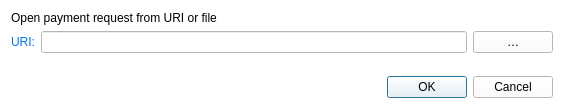
<?xml version="1.0" encoding="UTF-8"?>
<ui version="4.0">
 <class>OpenURIDialog</class>
 <widget class="QDialog" name="OpenURIDialog">
  <property name="geometry">
   <rect>
    <x>0</x>
    <y>0</y>
    <width>564</width>
    <height>109</height>
   </rect>
  </property>
  <property name="windowTitle">
   <string>Open URI</string>
  </property>
  <property name="styleSheet">
   <string notr="true">background-color: rgb(255, 255, 255);</string>
  </property>
  <layout class="QVBoxLayout" name="verticalLayout">
   <item>
    <widget class="QLabel" name="label_2">
     <property name="text">
      <string>Open payment request from URI or file</string>
     </property>
    </widget>
   </item>
   <item>
    <layout class="QHBoxLayout" name="horizontalLayout">
     <item>
      <widget class="QLabel" name="label">
       <property name="styleSheet">
        <string notr="true">color: rgb(0, 115, 255);</string>
       </property>
       <property name="text">
        <string>URI:</string>
       </property>
      </widget>
     </item>
     <item>
      <widget class="QValidatedLineEdit" name="uriEdit"/>
     </item>
     <item>
      <widget class="QPushButton" name="selectFileButton">
       <property name="toolTip">
        <string>Select payment request file</string>
       </property>
       <property name="text">
        <string notr="true">…</string>
       </property>
       <property name="autoDefault">
        <bool>false</bool>
       </property>
      </widget>
     </item>
    </layout>
   </item>
   <item>
    <spacer name="verticalSpacer">
     <property name="orientation">
      <enum>Qt::Vertical</enum>
     </property>
     <property name="sizeHint" stdset="0">
      <size>
       <width>20</width>
       <height>40</height>
      </size>
     </property>
    </spacer>
   </item>
   <item>
    <widget class="QDialogButtonBox" name="buttonBox">
     <property name="orientation">
      <enum>Qt::Horizontal</enum>
     </property>
     <property name="standardButtons">
      <set>QDialogButtonBox::Cancel|QDialogButtonBox::Ok</set>
     </property>
    </widget>
   </item>
  </layout>
 </widget>
 <customwidgets>
  <customwidget>
   <class>QValidatedLineEdit</class>
   <extends>QLineEdit</extends>
   <header>qvalidatedlineedit.h</header>
  </customwidget>
 </customwidgets>
 <resources/>
 <connections>
  <connection>
   <sender>buttonBox</sender>
   <signal>accepted()</signal>
   <receiver>OpenURIDialog</receiver>
   <slot>accept()</slot>
   <hints>
    <hint type="sourcelabel">
     <x>248</x>
     <y>254</y>
    </hint>
    <hint type="destinationlabel">
     <x>157</x>
     <y>274</y>
    </hint>
   </hints>
  </connection>
  <connection>
   <sender>buttonBox</sender>
   <signal>rejected()</signal>
   <receiver>OpenURIDialog</receiver>
   <slot>reject()</slot>
   <hints>
    <hint type="sourcelabel">
     <x>316</x>
     <y>260</y>
    </hint>
    <hint type="destinationlabel">
     <x>286</x>
     <y>274</y>
    </hint>
   </hints>
  </connection>
 </connections>
</ui>
